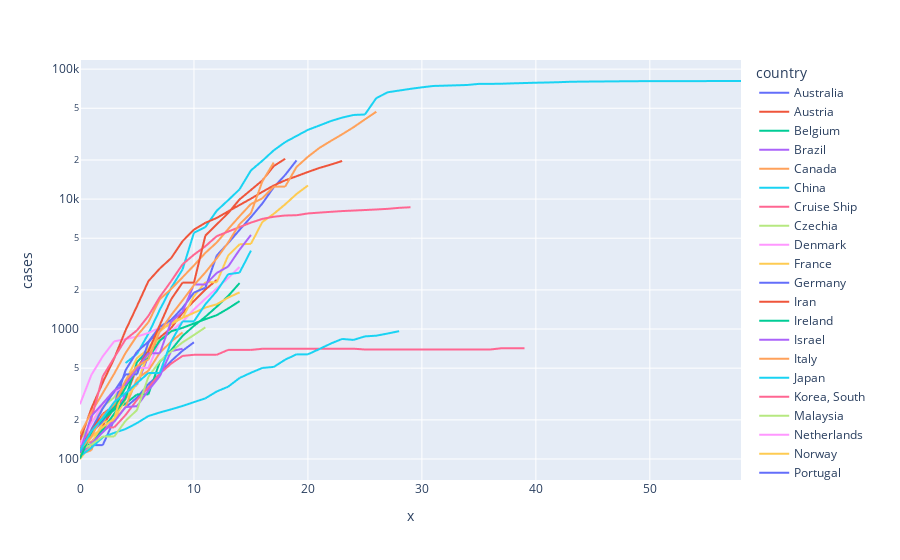

Source (notebook cell):
### Code cell
figlog = px.line(dfmelt, x=dfmelt.index, y="cases", color='country',log_y=True)
figlog.show()
figlog.write_html("infections_logscal.html")

### Figure 1 — Plotly figure (JSON) as saved in the notebook; plotly's stock layout.template omitted (floating-point values rounded to 4 significant figures)
{"data": [{"hoverlabel": {"namelength": 0}, "hovertemplate": "country=Australia<br>x=%{x}<br>cases=%{y}", "legendgroup": "Australia", "line": {"color": "#636efa", "dash": "solid"}, "mode": "lines", "name": "Australia", "showlegend": true, "type": "scattergl", "x": [0, 1, 2, 3, 4, 5, 6, 7, 8, 9, 10, 11, 12, 13, 14, 15, 16, 17, 18, 19, 20, 21, 22, 23, 24, 25, 26, 27, 28, 29, 30, 31, 32, 33, 34, 35, 36, 37, 38, 39, 40, 41, 42, 43, 44, 45, 46, 47, 48, 49, 50, 51, 52, 53, 54, 55, 56, 57, 58], "xaxis": "x", "y": [107, 128, 128, 200, 250, 297, 377, 452, 568, 681, 791, null, null, null, null, null, null, null, null, null, null, null, null, null, null, null, null, null, null, null, null, null, null, null, null, null, null, null, null, null, null, null, null, null, null, null, null, null, null, null, null, null, null, null, null, null, null, null, null], "yaxis": "y"}, {"hoverlabel": {"namelength": 0}, "hovertemplate": "country=Austria<br>x=%{x}<br>cases=%{y}", "legendgroup": "Austria", "line": {"color": "#EF553B", "dash": "solid"}, "mode": "lines", "name": "Austria", "showlegend": true, "type": "scattergl", "x": [0, 1, 2, 3, 4, 5, 6, 7, 8, 9, 10, 11, 12, 13, 14, 15, 16, 17, 18, 19, 20, 21, 22, 23, 24, 25, 26, 27, 28, 29, 30, 31, 32, 33, 34, 35, 36, 37, 38, 39, 40, 41, 42, 43, 44, 45, 46, 47, 48, 49, 50, 51, 52, 53, 54, 55, 56, 57, 58], "xaxis": "x", "y": [104, 131, 182, 246, 302, 504, 655, 860, 1018, 1332, 1646, 2013, 2388, null, null, null, null, null, null, null, null, null, null, null, null, null, null, null, null, null, null, null, null, null, null, null, null, null, null, null, null, null, null, null, null, null, null, null, null, null, null, null, null, null, null, null, null, null, null], "yaxis": "y"}, {"hoverlabel": {"namelength": 0}, "hovertemplate": "country=Belgium<br>x=%{x}<br>cases=%{y}", "legendgroup": "Belgium", "line": {"color": "#00cc96", "dash": "solid"}, "mode": "lines", "name": "Belgium", "showlegend": true, "type": "scattergl", "x": [0, 1, 2, 3, 4, 5, 6, 7, 8, 9, 10, 11, 12, 13, 14, 15, 16, 17, 18, 19, 20, 21, 22, 23, 24, 25, 26, 27, 28, 29, 30, 31, 32, 33, 34, 35, 36, 37, 38, 39, 40, 41, 42, 43, 44, 45, 46, 47, 48, 49, 50, 51, 52, 53, 54, 55, 56, 57, 58], "xaxis": "x", "y": [109, 169, 200, 239, 267, 314, 314, 559, 689, 886, 1058, 1243, 1486, 1795, 2257, null, null, null, null, null, null, null, null, null, null, null, null, null, null, null, null, null, null, null, null, null, null, null, null, null, null, null, null, null, null, null, null, null, null, null, null, null, null, null, null, null, null, null, null], "yaxis": "y"}, {"hoverlabel": {"namelength": 0}, "hovertemplate": "country=Brazil<br>x=%{x}<br>cases=%{y}", "legendgroup": "Brazil", "line": {"color": "#ab63fa", "dash": "solid"}, "mode": "lines", "name": "Brazil", "showlegend": true, "type": "scattergl", "x": [0, 1, 2, 3, 4, 5, 6, 7, 8, 9, 10, 11, 12, 13, 14, 15, 16, 17, 18, 19, 20, 21, 22, 23, 24, 25, 26, 27, 28, 29, 30, 31, 32, 33, 34, 35, 36, 37, 38, 39, 40, 41, 42, 43, 44, 45, 46, 47, 48, 49, 50, 51, 52, 53, 54, 55, 56, 57, 58], "xaxis": "x", "y": [151, 151, 162, 200, 321, 372, 621, 793, null, null, null, null, null, null, null, null, null, null, null, null, null, null, null, null, null, null, null, null, null, null, null, null, null, null, null, null, null, null, null, null, null, null, null, null, null, null, null, null, null, null, null, null, null, null, null, null, null, null, null], "yaxis": "y"}, {"hoverlabel": {"namelength": 0}, "hovertemplate": "country=Canada<br>x=%{x}<br>cases=%{y}", "legendgroup": "Canada", "line": {"color": "#FFA15A", "dash": "solid"}, "mode": "lines", "name": "Canada", "showlegend": true, "type": "scattergl", "x": [0, 1, 2, 3, 4, 5, 6, 7, 8, 9, 10, 11, 12, 13, 14, 15, 16, 17, 18, 19, 20, 21, 22, 23, 24, 25, 26, 27, 28, 29, 30, 31, 32, 33, 34, 35, 36, 37, 38, 39, 40, 41, 42, 43, 44, 45, 46, 47, 48, 49, 50, 51, 52, 53, 54, 55, 56, 57, 58], "xaxis": "x", "y": [108, 117, 193, 198, 252, 415, 478, 657, 800, 943, null, null, null, null, null, null, null, null, null, null, null, null, null, null, null, null, null, null, null, null, null, null, null, null, null, null, null, null, null, null, null, null, null, null, null, null, null, null, null, null, null, null, null, null, null, null, null, null, null], "yaxis": "y"}, {"hoverlabel": {"namelength": 0}, "hovertemplate": "country=China<br>x=%{x}<br>cases=%{y}", "legendgroup": "China", "line": {"color": "#19d3f3", "dash": "solid"}, "mode": "lines", "name": "China", "showlegend": true, "type": "scattergl", "x": [0, 1, 2, 3, 4, 5, 6, 7, 8, 9, 10, 11, 12, 13, 14, 15, 16, 17, 18, 19, 20, 21, 22, 23, 24, 25, 26, 27, 28, 29, 30, 31, 32, 33, 34, 35, 36, 37, 38, 39, 40, 41, 42, 43, 44, 45, 46, 47, 48, 49, 50, 51, 52, 53, 54, 55, 56, 57, 58], "xaxis": "x", "y": [null, null, null, null, 548, 643, 920, 1406, 2075, 2877, 5509, 6087, 8141, 9802, 11891, 16630, 19716, 23707, 27440, 30587, 34110, 36814, 39829, 42354, 44386, 44759, 59895, 66358, 68413, 70513, 72434, 74211, 74619, 75077, 75550, 77001, 77022, 77241, 77754, 78166, 78600, 78928, 79356, 79932, 80136, 80261, 80386, 80537, 80690, 80770, 80823, 80860, 80887, 80921, 80932, 80945, 80977, 81003, 81033], "yaxis": "y"}, {"hoverlabel": {"namelength": 0}, "hovertemplate": "country=Cruise Ship<br>x=%{x}<br>cases=%{y}", "legendgroup": "Cruise Ship", "line": {"color": "#FF6692", "dash": "solid"}, "mode": "lines", "name": "Cruise Ship", "showlegend": true, "type": "scattergl", "x": [0, 1, 2, 3, 4, 5, 6, 7, 8, 9, 10, 11, 12, 13, 14, 15, 16, 17, 18, 19, 20, 21, 22, 23, 24, 25, 26, 27, 28, 29, 30, 31, 32, 33, 34, 35, 36, 37, 38, 39, 40, 41, 42, 43, 44, 45, 46, 47, 48, 49, 50, 51, 52, 53, 54, 55, 56, 57, 58], "xaxis": "x", "y": [135, 135, 175, 175, 218, 285, 355, 454, 542, 621, 634, 634, 634, 691, 691, 691, 705, 705, 705, 705, 705, 705, 706, 706, 706, 696, 696, 696, 696, 696, 696, 696, 696, 696, 696, 696, 696, 712, 712, 712, null, null, null, null, null, null, null, null, null, null, null, null, null, null, null, null, null, null, null], "yaxis": "y"}, {"hoverlabel": {"namelength": 0}, "hovertemplate": "country=Czechia<br>x=%{x}<br>cases=%{y}", "legendgroup": "Czechia", "line": {"color": "#B6E880", "dash": "solid"}, "mode": "lines", "name": "Czechia", "showlegend": true, "type": "scattergl", "x": [0, 1, 2, 3, 4, 5, 6, 7, 8, 9, 10, 11, 12, 13, 14, 15, 16, 17, 18, 19, 20, 21, 22, 23, 24, 25, 26, 27, 28, 29, 30, 31, 32, 33, 34, 35, 36, 37, 38, 39, 40, 41, 42, 43, 44, 45, 46, 47, 48, 49, 50, 51, 52, 53, 54, 55, 56, 57, 58], "xaxis": "x", "y": [141, 189, 253, 298, 396, 464, 694, 833, null, null, null, null, null, null, null, null, null, null, null, null, null, null, null, null, null, null, null, null, null, null, null, null, null, null, null, null, null, null, null, null, null, null, null, null, null, null, null, null, null, null, null, null, null, null, null, null, null, null, null], "yaxis": "y"}, {"hoverlabel": {"namelength": 0}, "hovertemplate": "country=Denmark<br>x=%{x}<br>cases=%{y}", "legendgroup": "Denmark", "line": {"color": "#FF97FF", "dash": "solid"}, "mode": "lines", "name": "Denmark", "showlegend": true, "type": "scattergl", "x": [0, 1, 2, 3, 4, 5, 6, 7, 8, 9, 10, 11, 12, 13, 14, 15, 16, 17, 18, 19, 20, 21, 22, 23, 24, 25, 26, 27, 28, 29, 30, 31, 32, 33, 34, 35, 36, 37, 38, 39, 40, 41, 42, 43, 44, 45, 46, 47, 48, 49, 50, 51, 52, 53, 54, 55, 56, 57, 58], "xaxis": "x", "y": [264, 444, 617, 804, 836, 875, 933, 1025, 1116, 1225, 1337, null, null, null, null, null, null, null, null, null, null, null, null, null, null, null, null, null, null, null, null, null, null, null, null, null, null, null, null, null, null, null, null, null, null, null, null, null, null, null, null, null, null, null, null, null, null, null, null], "yaxis": "y"}, {"hoverlabel": {"namelength": 0}, "hovertemplate": "country=France<br>x=%{x}<br>cases=%{y}", "legendgroup": "France", "line": {"color": "#FECB52", "dash": "solid"}, "mode": "lines", "name": "France", "showlegend": true, "type": "scattergl", "x": [0, 1, 2, 3, 4, 5, 6, 7, 8, 9, 10, 11, 12, 13, 14, 15, 16, 17, 18, 19, 20, 21, 22, 23, 24, 25, 26, 27, 28, 29, 30, 31, 32, 33, 34, 35, 36, 37, 38, 39, 40, 41, 42, 43, 44, 45, 46, 47, 48, 49, 50, 51, 52, 53, 54, 55, 56, 57, 58], "xaxis": "x", "y": [100, 130, 191, 204, 288, 380, 656, 957, 1134, 1217, 1792, 2290, 2290, 3678, 4487, 4523, 6668, 7699, 9105, 10947, 12726, null, null, null, null, null, null, null, null, null, null, null, null, null, null, null, null, null, null, null, null, null, null, null, null, null, null, null, null, null, null, null, null, null, null, null, null, null, null], "yaxis": "y"}, {"hoverlabel": {"namelength": 0}, "hovertemplate": "country=Germany<br>x=%{x}<br>cases=%{y}", "legendgroup": "Germany", "line": {"color": "#636efa", "dash": "solid"}, "mode": "lines", "name": "Germany", "showlegend": true, "type": "scattergl", "x": [0, 1, 2, 3, 4, 5, 6, 7, 8, 9, 10, 11, 12, 13, 14, 15, 16, 17, 18, 19, 20, 21, 22, 23, 24, 25, 26, 27, 28, 29, 30, 31, 32, 33, 34, 35, 36, 37, 38, 39, 40, 41, 42, 43, 44, 45, 46, 47, 48, 49, 50, 51, 52, 53, 54, 55, 56, 57, 58], "xaxis": "x", "y": [130, 159, 196, 262, 482, 670, 799, 1040, 1176, 1457, 1908, 2078, 3675, 4585, 5795, 7272, 9257, 12327, 15320, 19848, null, null, null, null, null, null, null, null, null, null, null, null, null, null, null, null, null, null, null, null, null, null, null, null, null, null, null, null, null, null, null, null, null, null, null, null, null, null, null], "yaxis": "y"}, {"hoverlabel": {"namelength": 0}, "hovertemplate": "country=Iran<br>x=%{x}<br>cases=%{y}", "legendgroup": "Iran", "line": {"color": "#EF553B", "dash": "solid"}, "mode": "lines", "name": "Iran", "showlegend": true, "type": "scattergl", "x": [0, 1, 2, 3, 4, 5, 6, 7, 8, 9, 10, 11, 12, 13, 14, 15, 16, 17, 18, 19, 20, 21, 22, 23, 24, 25, 26, 27, 28, 29, 30, 31, 32, 33, 34, 35, 36, 37, 38, 39, 40, 41, 42, 43, 44, 45, 46, 47, 48, 49, 50, 51, 52, 53, 54, 55, 56, 57, 58], "xaxis": "x", "y": [139, 245, 388, 593, 978, 1501, 2336, 2922, 3513, 4747, 5823, 6566, 7161, 8042, 9000, 10075, 11364, 12729, 13938, 14991, 16169, 17361, 18407, 19644, null, null, null, null, null, null, null, null, null, null, null, null, null, null, null, null, null, null, null, null, null, null, null, null, null, null, null, null, null, null, null, null, null, null, null], "yaxis": "y"}, {"hoverlabel": {"namelength": 0}, "hovertemplate": "country=Ireland<br>x=%{x}<br>cases=%{y}", "legendgroup": "Ireland", "line": {"color": "#00cc96", "dash": "solid"}, "mode": "lines", "name": "Ireland", "showlegend": true, "type": "scattergl", "x": [0, 1, 2, 3, 4, 5, 6, 7, 8, 9, 10, 11, 12, 13, 14, 15, 16, 17, 18, 19, 20, 21, 22, 23, 24, 25, 26, 27, 28, 29, 30, 31, 32, 33, 34, 35, 36, 37, 38, 39, 40, 41, 42, 43, 44, 45, 46, 47, 48, 49, 50, 51, 52, 53, 54, 55, 56, 57, 58], "xaxis": "x", "y": [129, 129, 169, 223, 292, 557, 683, null, null, null, null, null, null, null, null, null, null, null, null, null, null, null, null, null, null, null, null, null, null, null, null, null, null, null, null, null, null, null, null, null, null, null, null, null, null, null, null, null, null, null, null, null, null, null, null, null, null, null, null], "yaxis": "y"}, {"hoverlabel": {"namelength": 0}, "hovertemplate": "country=Israel<br>x=%{x}<br>cases=%{y}", "legendgroup": "Israel", "line": {"color": "#ab63fa", "dash": "solid"}, "mode": "lines", "name": "Israel", "showlegend": true, "type": "scattergl", "x": [0, 1, 2, 3, 4, 5, 6, 7, 8, 9, 10, 11, 12, 13, 14, 15, 16, 17, 18, 19, 20, 21, 22, 23, 24, 25, 26, 27, 28, 29, 30, 31, 32, 33, 34, 35, 36, 37, 38, 39, 40, 41, 42, 43, 44, 45, 46, 47, 48, 49, 50, 51, 52, 53, 54, 55, 56, 57, 58], "xaxis": "x", "y": [109, 131, 161, 193, 251, 255, 337, 433, 677, 705, null, null, null, null, null, null, null, null, null, null, null, null, null, null, null, null, null, null, null, null, null, null, null, null, null, null, null, null, null, null, null, null, null, null, null, null, null, null, null, null, null, null, null, null, null, null, null, null, null], "yaxis": "y"}, {"hoverlabel": {"namelength": 0}, "hovertemplate": "country=Italy<br>x=%{x}<br>cases=%{y}", "legendgroup": "Italy", "line": {"color": "#FFA15A", "dash": "solid"}, "mode": "lines", "name": "Italy", "showlegend": true, "type": "scattergl", "x": [0, 1, 2, 3, 4, 5, 6, 7, 8, 9, 10, 11, 12, 13, 14, 15, 16, 17, 18, 19, 20, 21, 22, 23, 24, 25, 26, 27, 28, 29, 30, 31, 32, 33, 34, 35, 36, 37, 38, 39, 40, 41, 42, 43, 44, 45, 46, 47, 48, 49, 50, 51, 52, 53, 54, 55, 56, 57, 58], "xaxis": "x", "y": [155, 229, 322, 453, 655, 888, 1128, 1694, 2036, 2502, 3089, 3858, 4636, 5883, 7375, 9172, 10149, 12462, 12462, 17660, 21157, 24747, 27980, 31506, 35713, 41035, 47021, null, null, null, null, null, null, null, null, null, null, null, null, null, null, null, null, null, null, null, null, null, null, null, null, null, null, null, null, null, null, null, null], "yaxis": "y"}, {"hoverlabel": {"namelength": 0}, "hovertemplate": "country=Japan<br>x=%{x}<br>cases=%{y}", "legendgroup": "Japan", "line": {"color": "#19d3f3", "dash": "solid"}, "mode": "lines", "name": "Japan", "showlegend": true, "type": "scattergl", "x": [0, 1, 2, 3, 4, 5, 6, 7, 8, 9, 10, 11, 12, 13, 14, 15, 16, 17, 18, 19, 20, 21, 22, 23, 24, 25, 26, 27, 28, 29, 30, 31, 32, 33, 34, 35, 36, 37, 38, 39, 40, 41, 42, 43, 44, 45, 46, 47, 48, 49, 50, 51, 52, 53, 54, 55, 56, 57, 58], "xaxis": "x", "y": [105, 122, 147, 159, 170, 189, 214, 228, 241, 256, 274, 293, 331, 360, 420, 461, 502, 511, 581, 639, 639, 701, 773, 839, 825, 878, 889, 924, 963, null, null, null, null, null, null, null, null, null, null, null, null, null, null, null, null, null, null, null, null, null, null, null, null, null, null, null, null, null, null], "yaxis": "y"}, {"hoverlabel": {"namelength": 0}, "hovertemplate": "country=Korea, South<br>x=%{x}<br>cases=%{y}", "legendgroup": "Korea, South", "line": {"color": "#FF6692", "dash": "solid"}, "mode": "lines", "name": "Korea, South", "showlegend": true, "type": "scattergl", "x": [0, 1, 2, 3, 4, 5, 6, 7, 8, 9, 10, 11, 12, 13, 14, 15, 16, 17, 18, 19, 20, 21, 22, 23, 24, 25, 26, 27, 28, 29, 30, 31, 32, 33, 34, 35, 36, 37, 38, 39, 40, 41, 42, 43, 44, 45, 46, 47, 48, 49, 50, 51, 52, 53, 54, 55, 56, 57, 58], "xaxis": "x", "y": [104, 204, 433, 602, 833, 977, 1261, 1766, 2337, 3150, 3736, 4335, 5186, 5621, 6088, 6593, 7041, 7314, 7478, 7513, 7755, 7869, 7979, 8086, 8162, 8236, 8320, 8413, 8565, 8652, null, null, null, null, null, null, null, null, null, null, null, null, null, null, null, null, null, null, null, null, null, null, null, null, null, null, null, null, null], "yaxis": "y"}, {"hoverlabel": {"namelength": 0}, "hovertemplate": "country=Malaysia<br>x=%{x}<br>cases=%{y}", "legendgroup": "Malaysia", "line": {"color": "#B6E880", "dash": "solid"}, "mode": "lines", "name": "Malaysia", "showlegend": true, "type": "scattergl", "x": [0, 1, 2, 3, 4, 5, 6, 7, 8, 9, 10, 11, 12, 13, 14, 15, 16, 17, 18, 19, 20, 21, 22, 23, 24, 25, 26, 27, 28, 29, 30, 31, 32, 33, 34, 35, 36, 37, 38, 39, 40, 41, 42, 43, 44, 45, 46, 47, 48, 49, 50, 51, 52, 53, 54, 55, 56, 57, 58], "xaxis": "x", "y": [117, 129, 149, 149, 197, 238, 428, 566, 673, 790, 900, 1030, null, null, null, null, null, null, null, null, null, null, null, null, null, null, null, null, null, null, null, null, null, null, null, null, null, null, null, null, null, null, null, null, null, null, null, null, null, null, null, null, null, null, null, null, null, null, null], "yaxis": "y"}, {"hoverlabel": {"namelength": 0}, "hovertemplate": "country=Netherlands<br>x=%{x}<br>cases=%{y}", "legendgroup": "Netherlands", "line": {"color": "#FF97FF", "dash": "solid"}, "mode": "lines", "name": "Netherlands", "showlegend": true, "type": "scattergl", "x": [0, 1, 2, 3, 4, 5, 6, 7, 8, 9, 10, 11, 12, 13, 14, 15, 16, 17, 18, 19, 20, 21, 22, 23, 24, 25, 26, 27, 28, 29, 30, 31, 32, 33, 34, 35, 36, 37, 38, 39, 40, 41, 42, 43, 44, 45, 46, 47, 48, 49, 50, 51, 52, 53, 54, 55, 56, 57, 58], "xaxis": "x", "y": [128, 188, 265, 321, 382, 503, 503, 806, 962, 1138, 1416, 1711, 2058, 2467, 3003, null, null, null, null, null, null, null, null, null, null, null, null, null, null, null, null, null, null, null, null, null, null, null, null, null, null, null, null, null, null, null, null, null, null, null, null, null, null, null, null, null, null, null, null], "yaxis": "y"}, {"hoverlabel": {"namelength": 0}, "hovertemplate": "country=Norway<br>x=%{x}<br>cases=%{y}", "legendgroup": "Norway", "line": {"color": "#FECB52", "dash": "solid"}, "mode": "lines", "name": "Norway", "showlegend": true, "type": "scattergl", "x": [0, 1, 2, 3, 4, 5, 6, 7, 8, 9, 10, 11, 12, 13, 14, 15, 16, 17, 18, 19, 20, 21, 22, 23, 24, 25, 26, 27, 28, 29, 30, 31, 32, 33, 34, 35, 36, 37, 38, 39, 40, 41, 42, 43, 44, 45, 46, 47, 48, 49, 50, 51, 52, 53, 54, 55, 56, 57, 58], "xaxis": "x", "y": [108, 147, 176, 205, 400, 598, 702, 996, 1090, 1221, 1333, 1463, 1550, 1746, 1914, null, null, null, null, null, null, null, null, null, null, null, null, null, null, null, null, null, null, null, null, null, null, null, null, null, null, null, null, null, null, null, null, null, null, null, null, null, null, null, null, null, null, null, null], "yaxis": "y"}, {"hoverlabel": {"namelength": 0}, "hovertemplate": "country=Portugal<br>x=%{x}<br>cases=%{y}", "legendgroup": "Portugal", "line": {"color": "#636efa", "dash": "solid"}, "mode": "lines", "name": "Portugal", "showlegend": true, "type": "scattergl", "x": [0, 1, 2, 3, 4, 5, 6, 7, 8, 9, 10, 11, 12, 13, 14, 15, 16, 17, 18, 19, 20, 21, 22, 23, 24, 25, 26, 27, 28, 29, 30, 31, 32, 33, 34, 35, 36, 37, 38, 39, 40, 41, 42, 43, 44, 45, 46, 47, 48, 49, 50, 51, 52, 53, 54, 55, 56, 57, 58], "xaxis": "x", "y": [112, 169, 245, 331, 448, 448, 785, 1020, null, null, null, null, null, null, null, null, null, null, null, null, null, null, null, null, null, null, null, null, null, null, null, null, null, null, null, null, null, null, null, null, null, null, null, null, null, null, null, null, null, null, null, null, null, null, null, null, null, null, null], "yaxis": "y"}, {"hoverlabel": {"namelength": 0}, "hovertemplate": "country=Spain<br>x=%{x}<br>cases=%{y}", "legendgroup": "Spain", "line": {"color": "#EF553B", "dash": "solid"}, "mode": "lines", "name": "Spain", "showlegend": true, "type": "scattergl", "x": [0, 1, 2, 3, 4, 5, 6, 7, 8, 9, 10, 11, 12, 13, 14, 15, 16, 17, 18, 19, 20, 21, 22, 23, 24, 25, 26, 27, 28, 29, 30, 31, 32, 33, 34, 35, 36, 37, 38, 39, 40, 41, 42, 43, 44, 45, 46, 47, 48, 49, 50, 51, 52, 53, 54, 55, 56, 57, 58], "xaxis": "x", "y": [120, 165, 222, 259, 400, 500, 673, 1073, 1695, 2277, 2277, 5232, 6391, 7798, 9942, 11748, 13910, 17963, 20410, null, null, null, null, null, null, null, null, null, null, null, null, null, null, null, null, null, null, null, null, null, null, null, null, null, null, null, null, null, null, null, null, null, null, null, null, null, null, null, null], "yaxis": "y"}, {"hoverlabel": {"namelength": 0}, "hovertemplate": "country=Sweden<br>x=%{x}<br>cases=%{y}", "legendgroup": "Sweden", "line": {"color": "#00cc96", "dash": "solid"}, "mode": "lines", "name": "Sweden", "showlegend": true, "type": "scattergl", "x": [0, 1, 2, 3, 4, 5, 6, 7, 8, 9, 10, 11, 12, 13, 14, 15, 16, 17, 18, 19, 20, 21, 22, 23, 24, 25, 26, 27, 28, 29, 30, 31, 32, 33, 34, 35, 36, 37, 38, 39, 40, 41, 42, 43, 44, 45, 46, 47, 48, 49, 50, 51, 52, 53, 54, 55, 56, 57, 58], "xaxis": "x", "y": [101, 161, 203, 248, 355, 500, 599, 814, 961, 1022, 1103, 1190, 1279, 1439, 1639, null, null, null, null, null, null, null, null, null, null, null, null, null, null, null, null, null, null, null, null, null, null, null, null, null, null, null, null, null, null, null, null, null, null, null, null, null, null, null, null, null, null, null, null], "yaxis": "y"}, {"hoverlabel": {"namelength": 0}, "hovertemplate": "country=Switzerland<br>x=%{x}<br>cases=%{y}", "legendgroup": "Switzerland", "line": {"color": "#ab63fa", "dash": "solid"}, "mode": "lines", "name": "Switzerland", "showlegend": true, "type": "scattergl", "x": [0, 1, 2, 3, 4, 5, 6, 7, 8, 9, 10, 11, 12, 13, 14, 15, 16, 17, 18, 19, 20, 21, 22, 23, 24, 25, 26, 27, 28, 29, 30, 31, 32, 33, 34, 35, 36, 37, 38, 39, 40, 41, 42, 43, 44, 45, 46, 47, 48, 49, 50, 51, 52, 53, 54, 55, 56, 57, 58], "xaxis": "x", "y": [114, 214, 268, 337, 374, 491, 652, 652, 1139, 1359, 2200, 2200, 2700, 3028, 4075, 5294, null, null, null, null, null, null, null, null, null, null, null, null, null, null, null, null, null, null, null, null, null, null, null, null, null, null, null, null, null, null, null, null, null, null, null, null, null, null, null, null, null, null, null], "yaxis": "y"}, {"hoverlabel": {"namelength": 0}, "hovertemplate": "country=US<br>x=%{x}<br>cases=%{y}", "legendgroup": "US", "line": {"color": "#FFA15A", "dash": "solid"}, "mode": "lines", "name": "US", "showlegend": true, "type": "scattergl", "x": [0, 1, 2, 3, 4, 5, 6, 7, 8, 9, 10, 11, 12, 13, 14, 15, 16, 17, 18, 19, 20, 21, 22, 23, 24, 25, 26, 27, 28, 29, 30, 31, 32, 33, 34, 35, 36, 37, 38, 39, 40, 41, 42, 43, 44, 45, 46, 47, 48, 49, 50, 51, 52, 53, 54, 55, 56, 57, 58], "xaxis": "x", "y": [118, 149, 217, 262, 402, 518, 583, 959, 1281, 1663, 2179, 2727, 3499, 4632, 6421, 7783, 13677, 19100, null, null, null, null, null, null, null, null, null, null, null, null, null, null, null, null, null, null, null, null, null, null, null, null, null, null, null, null, null, null, null, null, null, null, null, null, null, null, null, null, null], "yaxis": "y"}, {"hoverlabel": {"namelength": 0}, "hovertemplate": "country=United Kingdom<br>x=%{x}<br>cases=%{y}", "legendgroup": "United Kingdom", "line": {"color": "#19d3f3", "dash": "solid"}, "mode": "lines", "name": "United Kingdom", "showlegend": true, "type": "scattergl", "x": [0, 1, 2, 3, 4, 5, 6, 7, 8, 9, 10, 11, 12, 13, 14, 15, 16, 17, 18, 19, 20, 21, 22, 23, 24, 25, 26, 27, 28, 29, 30, 31, 32, 33, 34, 35, 36, 37, 38, 39, 40, 41, 42, 43, 44, 45, 46, 47, 48, 49, 50, 51, 52, 53, 54, 55, 56, 57, 58], "xaxis": "x", "y": [116, 164, 207, 274, 322, 384, 459, 459, 802, 1144, 1145, 1551, 1960, 2642, 2716, 4014, null, null, null, null, null, null, null, null, null, null, null, null, null, null, null, null, null, null, null, null, null, null, null, null, null, null, null, null, null, null, null, null, null, null, null, null, null, null, null, null, null, null, null], "yaxis": "y"}], "layout": {"legend": {"title": {"text": "country"}, "tracegroupgap": 0}, "margin": {"t": 60}, "xaxis": {"anchor": "y", "domain": [0, 1], "title": {"text": "x"}}, "yaxis": {"anchor": "x", "domain": [0, 1], "title": {"text": "cases"}, "type": "log"}}}
